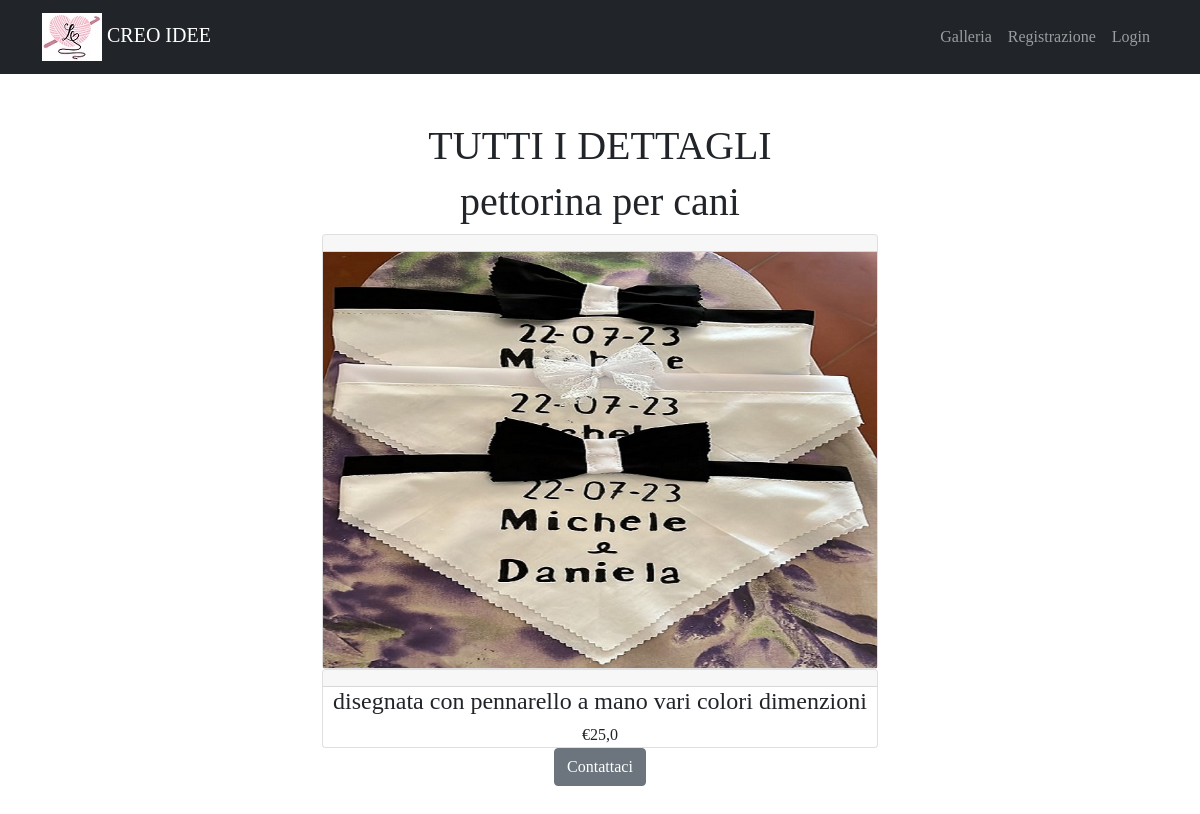
Screenshot of /galleria/articolo/1/ with the database file from the repository.
### gallery/models.py (models this page shows, shortened)
class Articolo(models.Model):
    foto = models.ImageField()
    nome = models.CharField(max_length=25)
    descrizione = models.TextField()
    prezzo = models.FloatField()
    class Meta:
        verbose_name = "Articolo"
        verbose_name_plural = "Articoli"

### gallery/views.py (the view)
# urls.py: path('articolo/<int:pk>/', views.visualizza_articolo, name='articolo_view'),
def visualizza_articolo(request, pk):
    articolo = get_object_or_404(Articolo, pk=pk)
    context = {"articolo": articolo}
    return render(request, "gallery/descrizione_art.html", context)

### gallery/templates/gallery/descrizione_art.html (shortened to what this page needs)
{% extends 'base.html' %}
{% block content %}
<div class="container my-5 text-center" style="max-width:580px">
    <h1>TUTTI I DETTAGLI</h1>
	<h1>{{ articolo.nome }}</h1>
<div class="card">
    <div class="card-header">
	</div>
	<img src="{{articolo.foto.url}}" alt="">
	</div>
	<div class="card">
		<div class="card-header">
		</div>
			<h4 class="card-text">{{ articolo.descrizione }}</h4>
			<p class="card-text">€{{ articolo.prezzo }}</p>
		</div>
		<div><a href="#" type="button" class="btn btn-secondary">Contattaci</a></div>
	{% endblock content %}

### static-storage/CSS/pett.css (style rules this page uses)
body { font-family: 'Slabo 27px', serif; }

### rows the page displays
Articolo: nome "pettorina per cani", foto (picture), descrizione "disegnata con pennarello a mano vari colori dimenzioni", prezzo "25,0"
